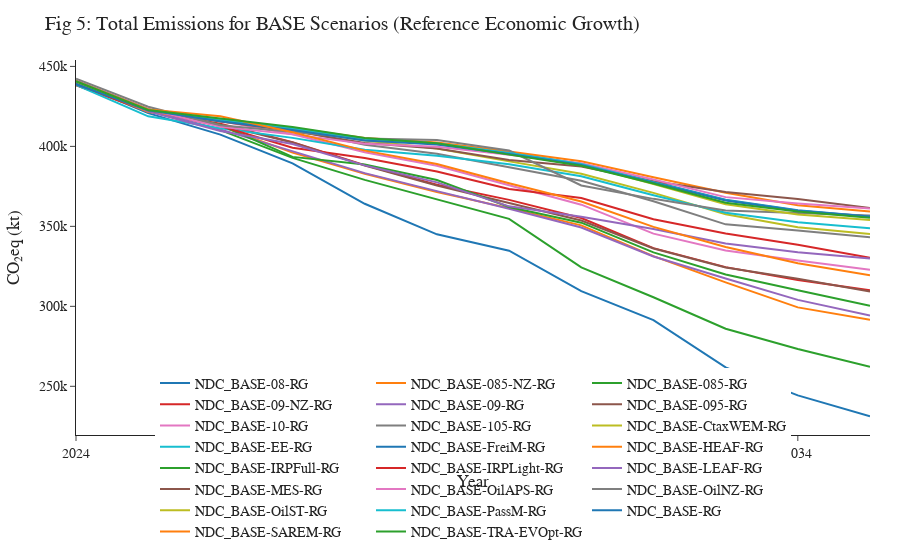

The code cell stored with this chart in its notebook:
### Markdown cell above
## Figure 5: measures impact on BASE

### Code cell
# Filter the data
fig5_data = df[
    (df['ScenarioFamily'] == 'BASE') &
    (df['EconomicGrowth'] == 'Reference')
]

# Aggregate emissions by Scenario and Year
fig5_grouped = fig5_data.groupby(['Scenario', 'Year'])['CO2eq'].sum().reset_index()

# Create line chart
fig5 = go.Figure()

for scenario in fig5_grouped['Scenario'].unique():
    subset = fig5_grouped[fig5_grouped['Scenario'] == scenario]
    fig5.add_trace(go.Scatter(
        x=subset['Year'],
        y=subset['CO2eq'],
        mode='lines',
        name=scenario,
        line=dict(width=2)
    ))

# Apply layout
fig5.update_layout(
    title="Fig 5: Total Emissions for BASE Scenarios (Reference Economic Growth)",
    xaxis_title="Year",
    yaxis_title="CO₂eq (kt)",
    template="simple_white",
    font=dict(family="Arial", size=14),
    margin=dict(l=60, r=30, t=60, b=60),
    legend=dict(orientation="h", yanchor="bottom", y=-0.3, xanchor="center", x=0.5)
)

fig5.show()
